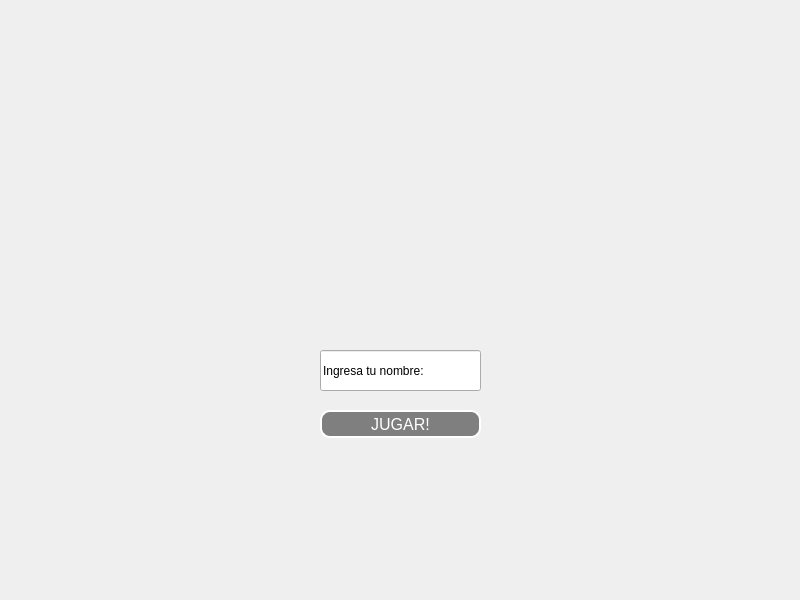
<?xml version="1.0" encoding="UTF-8"?>
<ui version="4.0">
 <class>MainWindow</class>
 <widget class="QMainWindow" name="MainWindow">
  <property name="geometry">
   <rect>
    <x>0</x>
    <y>0</y>
    <width>800</width>
    <height>600</height>
   </rect>
  </property>
  <property name="windowTitle">
   <string>MainWindow</string>
  </property>
  <widget class="QWidget" name="centralwidget">
   <widget class="QLabel" name="label">
    <property name="geometry">
     <rect>
      <x>0</x>
      <y>0</y>
      <width>800</width>
      <height>600</height>
     </rect>
    </property>
    <property name="text">
     <string/>
    </property>
    <property name="pixmap">
     <pixmap>../../Sprites/Logos/fondo.png</pixmap>
    </property>
    <property name="scaledContents">
     <bool>true</bool>
    </property>
   </widget>
   <widget class="QLabel" name="label_2">
    <property name="geometry">
     <rect>
      <x>290</x>
      <y>100</y>
      <width>221</width>
      <height>201</height>
     </rect>
    </property>
    <property name="text">
     <string/>
    </property>
    <property name="pixmap">
     <pixmap>../../Sprites/Logos/logo.png</pixmap>
    </property>
    <property name="scaledContents">
     <bool>true</bool>
    </property>
   </widget>
   <widget class="QLineEdit" name="nombre_usuario">
    <property name="geometry">
     <rect>
      <x>320</x>
      <y>350</y>
      <width>161</width>
      <height>41</height>
     </rect>
    </property>
    <property name="text">
     <string>Ingresa tu nombre:</string>
    </property>
   </widget>
   <widget class="QPushButton" name="boton_jugar">
    <property name="geometry">
     <rect>
      <x>320</x>
      <y>410</y>
      <width>161</width>
      <height>28</height>
     </rect>
    </property>
    <property name="styleSheet">
     <string notr="true">color: rgb(255, 255, 255);
font: 16px;
border-style: outset;
border-radius: 10px;
border-width: 2px;
background-color: rgb(127, 127, 127);</string>
    </property>
    <property name="text">
     <string>JUGAR!</string>
    </property>
   </widget>
   <widget class="QLabel" name="label_3">
    <property name="geometry">
     <rect>
      <x>330</x>
      <y>320</y>
      <width>141</width>
      <height>21</height>
     </rect>
    </property>
    <property name="text">
     <string/>
    </property>
   </widget>
   <widget class="QLabel" name="label_error">
    <property name="geometry">
     <rect>
      <x>210</x>
      <y>450</y>
      <width>381</width>
      <height>71</height>
     </rect>
    </property>
    <property name="styleSheet">
     <string notr="true">color: rgb(255, 0, 0);
font: 14px;
</string>
    </property>
    <property name="text">
     <string/>
    </property>
   </widget>
  </widget>
 </widget>
 <resources/>
 <connections/>
</ui>
